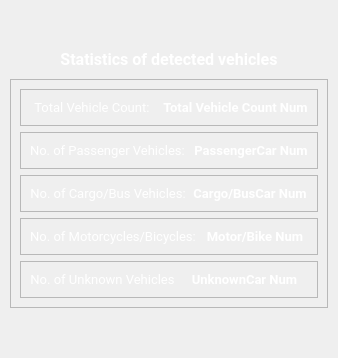
         <widget class="QWidget" name="tabStats">
          <attribute name="title">
           <string>Statistics</string>
          </attribute>
          <layout class="QVBoxLayout" name="verticalLayout_5">
           <property name="spacing">
            <number>10</number>
           </property>
           <property name="leftMargin">
            <number>10</number>
           </property>
           <property name="topMargin">
            <number>50</number>
           </property>
           <property name="rightMargin">
            <number>10</number>
           </property>
           <property name="bottomMargin">
            <number>50</number>
           </property>
           <item>
            <widget class="QLabel" name="statLabel">
             <property name="maximumSize">
              <size>
               <width>16777215</width>
               <height>20</height>
              </size>
             </property>
             <property name="font">
              <font>
               <family>Roboto</family>
               <pointsize>12</pointsize>
               <weight>75</weight>
               <bold>true</bold>
              </font>
             </property>
             <property name="styleSheet">
              <string notr="true">color: white;</string>
             </property>
             <property name="text">
              <string>Statistics of detected vehicles</string>
             </property>
             <property name="alignment">
              <set>Qt::AlignCenter</set>
             </property>
            </widget>
           </item>
           <item>
            <widget class="QFrame" name="statBox">
             <property name="frameShape">
              <enum>QFrame::StyledPanel</enum>
             </property>
             <property name="frameShadow">
              <enum>QFrame::Raised</enum>
             </property>
             <layout class="QVBoxLayout" name="verticalLayout_6">
              <item>
               <widget class="QFrame" name="frameTotalCount">
                <property name="frameShape">
                 <enum>QFrame::StyledPanel</enum>
                </property>
                <property name="frameShadow">
                 <enum>QFrame::Raised</enum>
                </property>
                <layout class="QHBoxLayout" name="horizontalLayout_5">
                 <item>
                  <widget class="QLabel" name="labelTotalCountFix">
                   <property name="font">
                    <font>
                     <family>Roboto</family>
                     <pointsize>10</pointsize>
                    </font>
                   </property>
                   <property name="styleSheet">
                    <string notr="true">color: white;</string>
                   </property>
                   <property name="text">
                    <string>Total Vehicle Count: </string>
                   </property>
                   <property name="alignment">
                    <set>Qt::AlignCenter</set>
                   </property>
                  </widget>
                 </item>
                 <item>
                  <widget class="QLabel" name="labelTotalCountVar">
                   <property name="font">
                    <font>
                     <family>Roboto</family>
                     <pointsize>10</pointsize>
                     <weight>75</weight>
                     <bold>true</bold>
                    </font>
                   </property>
                   <property name="styleSheet">
                    <string notr="true">color: white;</string>
                   </property>
                   <property name="text">
                    <string>Total Vehicle Count Num</string>
                   </property>
                   <property name="alignment">
                    <set>Qt::AlignCenter</set>
                   </property>
                  </widget>
                 </item>
                </layout>
               </widget>
              </item>
              <item>
               <widget class="QFrame" name="frameNoPassenger">
                <property name="frameShape">
                 <enum>QFrame::StyledPanel</enum>
                </property>
                <property name="frameShadow">
                 <enum>QFrame::Raised</enum>
                </property>
                <layout class="QHBoxLayout" name="horizontalLayout_8">
                 <item>
                  <widget class="QLabel" name="labelNoPassFix">
                   <property name="font">
                    <font>
                     <family>Roboto</family>
                     <pointsize>10</pointsize>
                    </font>
                   </property>
                   <property name="styleSheet">
                    <string notr="true">color: white;</string>
                   </property>
                   <property name="text">
                    <string>No. of Passenger Vehicles: </string>
                   </property>
                   <property name="alignment">
                    <set>Qt::AlignCenter</set>
                   </property>
                  </widget>
                 </item>
                 <item>
                  <widget class="QLabel" name="labelNoPassVar">
                   <property name="font">
                    <font>
                     <family>Roboto</family>
                     <pointsize>10</pointsize>
                     <weight>75</weight>
                     <bold>true</bold>
                    </font>
                   </property>
                   <property name="styleSheet">
                    <string notr="true">color: white;</string>
                   </property>
                   <property name="text">
                    <string>PassengerCar Num</string>
                   </property>
                   <property name="alignment">
                    <set>Qt::AlignCenter</set>
                   </property>
                  </widget>
                 </item>
                </layout>
               </widget>
              </item>
              <item>
               <widget class="QFrame" name="frameNoCargo">
                <property name="frameShape">
                 <enum>QFrame::StyledPanel</enum>
                </property>
                <property name="frameShadow">
                 <enum>QFrame::Raised</enum>
                </property>
                <layout class="QHBoxLayout" name="horizontalLayout_6">
                 <item>
                  <widget class="QLabel" name="labelNoCgoFix">
                   <property name="font">
                    <font>
                     <family>Roboto</family>
                     <pointsize>10</pointsize>
                    </font>
                   </property>
                   <property name="styleSheet">
                    <string notr="true">color: white;</string>
                   </property>
                   <property name="text">
                    <string>No. of Cargo/Bus Vehicles:</string>
                   </property>
                   <property name="alignment">
                    <set>Qt::AlignCenter</set>
                   </property>
                  </widget>
                 </item>
                 <item>
                  <widget class="QLabel" name="labelNoCgoVar">
                   <property name="font">
                    <font>
                     <family>Roboto</family>
                     <pointsize>10</pointsize>
                     <weight>75</weight>
                     <bold>true</bold>
                    </font>
                   </property>
                   <property name="styleSheet">
                    <string notr="true">color: white;</string>
                   </property>
                   <property name="text">
                    <string>Cargo/BusCar Num</string>
                   </property>
                   <property name="alignment">
                    <set>Qt::AlignCenter</set>
                   </property>
                  </widget>
                 </item>
                </layout>
               </widget>
              </item>
              <item>
               <widget class="QFrame" name="frameNoMotor">
                <property name="frameShape">
                 <enum>QFrame::StyledPanel</enum>
                </property>
                <property name="frameShadow">
                 <enum>QFrame::Raised</enum>
                </property>
                <layout class="QHBoxLayout" name="horizontalLayout_7">
                 <item>
                  <widget class="QLabel" name="labelNoMotorFix">
                   <property name="font">
                    <font>
                     <family>Roboto</family>
                     <pointsize>10</pointsize>
                    </font>
                   </property>
                   <property name="styleSheet">
                    <string notr="true">color: white;</string>
                   </property>
                   <property name="text">
                    <string>No. of Motorcycles/Bicycles:</string>
                   </property>
                   <property name="alignment">
                    <set>Qt::AlignCenter</set>
                   </property>
                  </widget>
                 </item>
                 <item>
                  <widget class="QLabel" name="labelNoMotorVar">
                   <property name="font">
                    <font>
                     <family>Roboto</family>
                     <pointsize>10</pointsize>
                     <weight>75</weight>
                     <bold>true</bold>
                    </font>
                   </property>
                   <property name="styleSheet">
                    <string notr="true">color: white;</string>
                   </property>
                   <property name="text">
                    <string>Motor/Bike Num</string>
                   </property>
                   <property name="alignment">
                    <set>Qt::AlignCenter</set>
                   </property>
                  </widget>
                 </item>
                </layout>
               </widget>
              </item>
              <item>
               <widget class="QFrame" name="frameNoUnknown">
                <property name="frameShape">
                 <enum>QFrame::StyledPanel</enum>
                </property>
                <property name="frameShadow">
                 <enum>QFrame::Raised</enum>
                </property>
                <layout class="QHBoxLayout" name="horizontalLayout_9">
                 <item>
                  <widget class="QLabel" name="labelNoUnkFix">
                   <property name="font">
                    <font>
                     <family>Roboto</family>
                     <pointsize>10</pointsize>
                    </font>
                   </property>
                   <property name="styleSheet">
                    <string notr="true">color: white;</string>
                   </property>
                   <property name="text">
                    <string>No. of Unknown Vehicles</string>
                   </property>
                   <property name="alignment">
                    <set>Qt::AlignCenter</set>
                   </property>
                  </widget>
                 </item>
                 <item>
                  <widget class="QLabel" name="labelNoUnkVar">
                   <property name="font">
                    <font>
                     <family>Roboto</family>
                     <pointsize>10</pointsize>
                     <weight>75</weight>
                     <bold>true</bold>
                    </font>
                   </property>
                   <property name="styleSheet">
                    <string notr="true">color: white;</string>
                   </property>
                   <property name="text">
                    <string>UnknownCar Num</string>
                   </property>
                   <property name="alignment">
                    <set>Qt::AlignCenter</set>
                   </property>
                  </widget>
                 </item>
                </layout>
               </widget>
              </item>
             </layout>
            </widget>
           </item>
          </layout>
         </widget>
